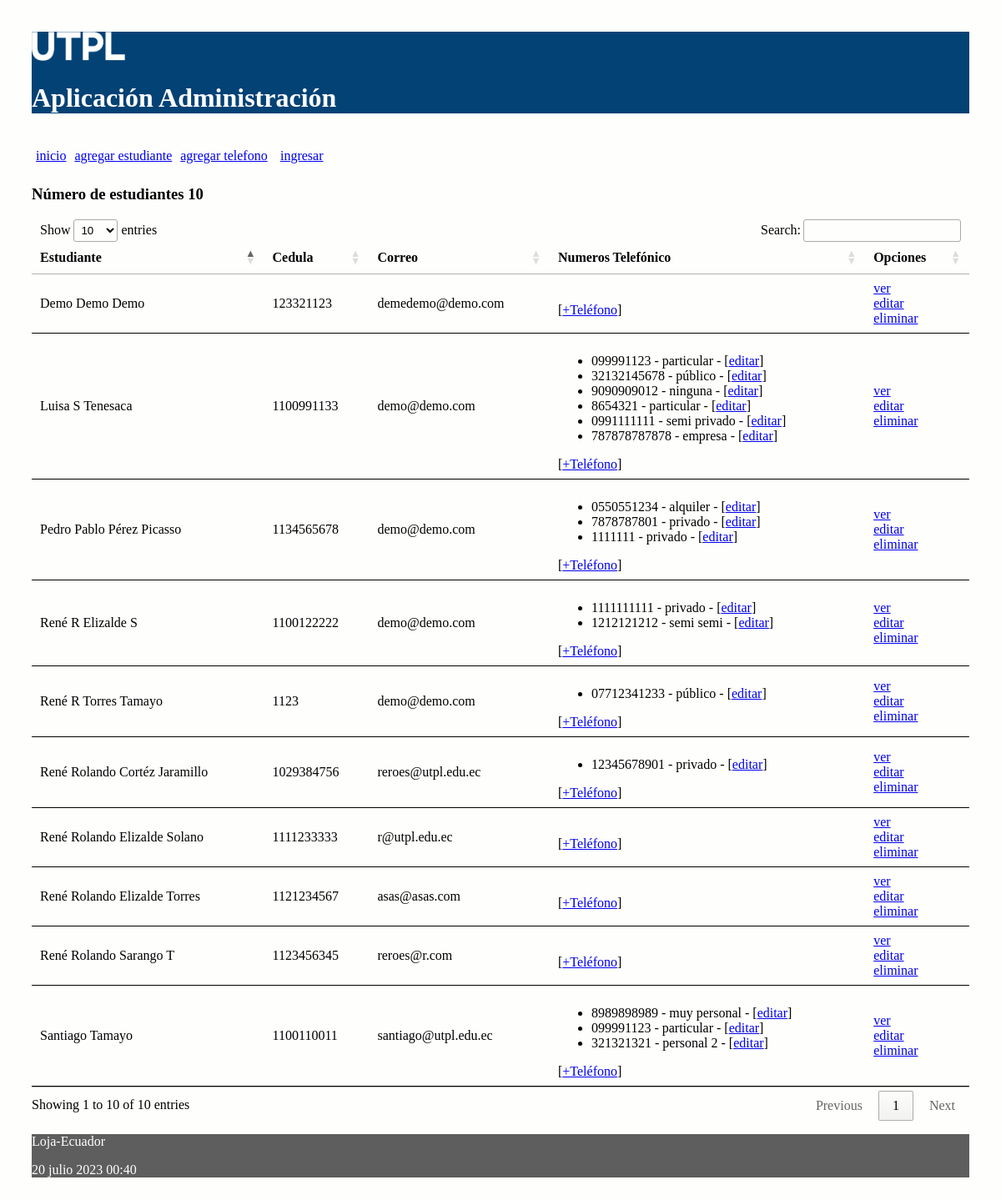
The page / on the database its author committed.
### administrativo/models.py (models this page shows, shortened)
class Estudiante(models.Model):
    nombre = models.CharField(max_length=30)
    apellido = models.CharField(max_length=30)
    cedula = models.CharField(max_length=30, unique=True)
    correo = models.EmailField()

class NumeroTelefonico(models.Model):
    telefono = models.CharField(max_length=100)
    tipo = models.CharField(max_length=100)
    estudiante = models.ForeignKey(Estudiante, on_delete=models.CASCADE,
            related_name="numeros_telefonicos")

### administrativo/views.py (the view)
# urls.py: path('', views.index, name='index'),
def index(request):
    estudiantes = Estudiante.objects.all()
    informacion_template = {'estudiantes': estudiantes, 'numero_estudiantes': len(estudiantes)}
    return render(request, 'index.html', informacion_template)

### administrativo/templates/index.html (shortened to what this page needs)
{% extends "master.html" %}
{% block content %}
<h3>Número de estudiantes {{ numero_estudiantes }}</h3>
<table id="tabla_datos">
  <thead>
    <tr>
      <th>Estudiante</th>
      <th>Cedula</th>
      <th>Correo</th>
      <th>Numeros Telefónico </th>
      <th>Opciones</th>
    </tr>
  </thead>
  {% for e in estudiantes %}
  <tr>
    <td> {{e.nombre}} {{e.apellido}}</td>
    <td> {{e.cedula}}</td>
    <td> {{e.correo}}</td>
    <td>
      <ul>
        {% for t in e.numeros_telefonicos.all %}
          <li>
            <span>{{t.telefono}} - {{t.tipo}} - [<a href="{% url 'editar_numero_telefonico' t.id %}">editar</a>] </span>
          </li>
        {% endfor %}
      </ul>
        [<a href="{% url 'crear_numero_telefonico_estudiante' e.id%}">+Teléfono</a>]
    </td>
    <td> <a href="{% url 'obtener_estudiante' e.id %}">ver</a> <br>
      <a href="{% url 'editar_estudiante' e.id %}">editar</a> <br>
      <a href="{% url 'eliminar_estudiante' e.id %}"
      onclick="return confirm('¿Está seguro de la eliminación?')" >
      eliminar</a>
    </td>
  </tr>
  {% endfor %}
</table>
{% endblock %}

### administrativo/templates/master.html (shortened to what this page needs)
<!DOCTYPE html>
<html>
  <head>
    {% load static %}
    <link rel="stylesheet" type="text/css" href="{% static 'css/estilos.css' %}">
    <link rel="stylesheet" type="text/css" href="https://cdn.datatables.net/1.10.25/css/jquery.dataTables.min.css">
  </head>
  <body>
  <header>
    <img src="{% static 'images/logo.png' %}" height="10%" width="10%" alt="My image">
    <h1>Aplicación Administración </h1>
    <nav class="top_menu">
      <ul>
        <li><a href="{% url 'index' %}">inicio</a></li>
        <li><a href="{% url 'crear_estudiante' %}">agregar estudiante</a></li>
        <li><a href="{% url 'crear_numero_telefonico' %}">agregar telefono</a></li>
        {% if user.is_authenticated %}
          <li><a href="{% url 'logout_view' %}">salir</a></li>
        {% else %}
          <li>[<a href="{% url 'login' %}">ingresar</a>]</li>
        {% endif %}
      </ul>
    </nav>
  </header>
  <section>
      {% block content %}
      {% endblock %}
  </section>
    <footer>
      <p>Loja-Ecuador</p>
      <p>{% now "j F Y H:i" %}</p>
    </footer>
  </body>
</html>

### administrativo/static/css/estilos.css (style rules this page uses)
body { background: #FEFEFD; padding: 30px; }
header { background: #034275; color: #FFF; }
section { width: 100%; }
th, td { padding: 15px; border-bottom: 1px solid black; }
.top_menu ul { list-style:none; float:left; padding: 5px; width:95%; }
.top_menu ul li { float:left; margin-right:10px; margin-bottom:5px; text: #FFF; }
footer { background: #5E5E5E; color: #FFF; }

### rows shown on the page
Estudiante: nombre "Luisa S", apellido "Tenesaca", cedula "1100991133", correo "demo@demo.com"
NumeroTelefonico: telefono "099991123", tipo "particular"
NumeroTelefonico: telefono "32132145678", tipo "público"
NumeroTelefonico: telefono "9090909012", tipo "ninguna"
NumeroTelefonico: telefono "8654321", tipo "particular"
NumeroTelefonico: telefono "0991111111", tipo "semi privado"
NumeroTelefonico: telefono "787878787878", tipo "empresa"
Estudiante: nombre "Pedro Pablo", apellido "Pérez Picasso", cedula "1134565678", correo "demo@demo.com"
NumeroTelefonico: telefono "0550551234", tipo "alquiler"
NumeroTelefonico: telefono "7878787801", tipo "privado"
NumeroTelefonico: telefono "1111111", tipo "privado"
Estudiante: nombre "René R", apellido "Elizalde S", cedula "1100122222", correo "demo@demo.com"
NumeroTelefonico: telefono "1111111111", tipo "privado"
NumeroTelefonico: telefono "1212121212", tipo "semi semi"
Estudiante: nombre "René R", apellido "Torres Tamayo", cedula "1123", correo "demo@demo.com"
NumeroTelefonico: telefono "07712341233", tipo "público"
Estudiante: nombre "René Rolando", apellido "Elizalde Torres", cedula "1121234567", correo "asas@asas.com"
Estudiante: nombre "René Rolando", apellido "Sarango T", cedula "1123456345", correo "reroes@r.com"
Estudiante: nombre "René Rolando", apellido "Cortéz Jaramillo", cedula "1029384756", correo "reroes@utpl.edu.ec"
NumeroTelefonico: telefono "12345678901", tipo "privado"
Estudiante: nombre "René Rolando", apellido "Elizalde Solano", cedula "1111233333", correo "r@utpl.edu.ec"
Estudiante: nombre "Santiago", apellido "Tamayo", cedula "1100110011", correo "santiago@utpl.edu.ec"
NumeroTelefonico: telefono "8989898989", tipo "muy personal"
NumeroTelefonico: telefono "099991123", tipo "particular"
NumeroTelefonico: telefono "321321321", tipo "personal 2"
Estudiante: nombre "Demo", apellido "Demo Demo", cedula "123321123", correo "demedemo@demo.com"

### other values the page prints
{{ numero_estudiantes }} "10"
